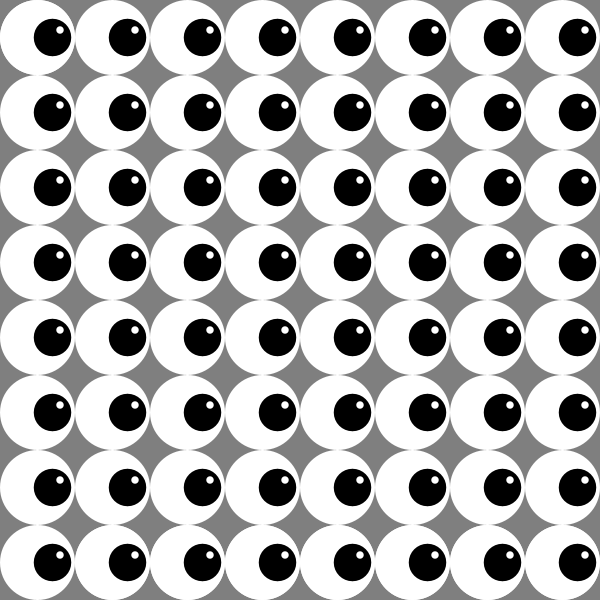
Frame 1 (no input)
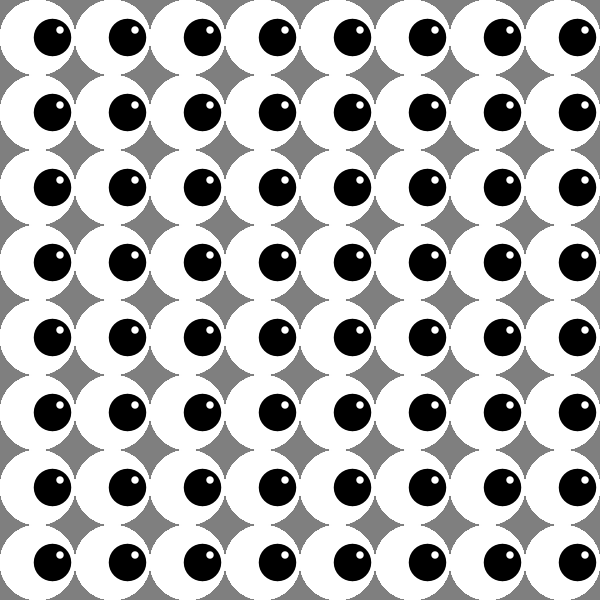
Frame 60 (the mouse pressed at the canvas centre just before this capture)
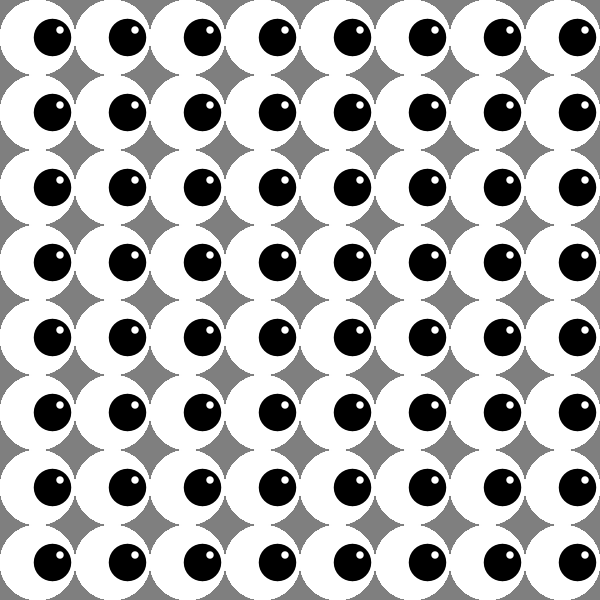
Frame 120 (the mouse held since frame 60 and released just before this capture)

The Processing sketch that drew these frames (run headless with seeded random() and noise(); from frame 60 on, the mouse is pressed at the canvas centre):

// Processing sketch: eyeGrid
// ── eyeGrid.pde

void setup () {
  size(600, 600);
  background(127);
}

void draw () {
  
  int nColumns = 8;
  int nLines = 8;
  float cellWidth = width/nColumns;
  float cellHeight = height/nLines;
  float x = 0;
  float y = cellHeight/2;
  

  for ( int i = 0; i < nColumns; i ++){
    x = cellWidth/2 + (cellWidth * i);
   eye( x , y, cellWidth, cellHeight);
   
    for(int j = 0; j < nLines; j++){ 
     y = cellHeight/2 + (cellHeight * j);
     eye ( x, y, cellWidth, cellHeight);    
    };
  };
};
  
void eye (float eyeX, float eyeY, float eyeWidth, float eyeHeight){ 
  // Cornea
  fill(255);
  noStroke();
  ellipse(eyeX, eyeY, eyeWidth, eyeHeight);

  // Retina
  float retinaX = eyeX + (eyeWidth / 5);
  float retinaY = eyeY;
  float retinaWidth = eyeWidth / 2;
  float retinaHeight = eyeHeight/2;
  fill(0);
  ellipse(retinaX, retinaY, retinaWidth, retinaHeight);

  // Iris
  float irisX = eyeX + (eyeWidth * 0.3);
  float irisY = eyeY - (eyeHeight * 0.1);
  float irisHeight = eyeWidth * 0.1;
  float irisWidth = eyeHeight * 0.1;
  fill(255);
  ellipse(irisX, irisY, irisHeight, irisWidth);
}
